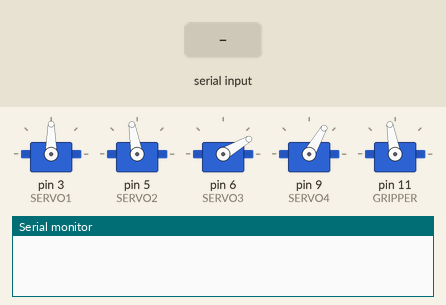
This sketch was run on a simulated Arduino Uno, built with avr-gcc and run on an emulated ATmega328P. Shown: 5 × servo, the last lines printed to the serial monitor. Inputs (shaded band) come from the test bench.

Above: at 1.2 s.
1.3 s: "1" received over Serial
At 1.8 s:
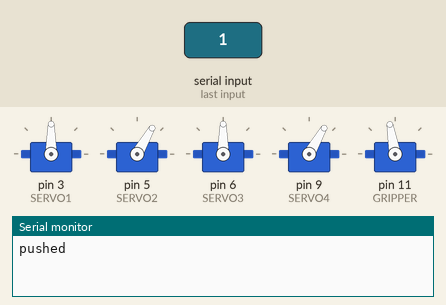
2.8 s: "0" received over Serial
At 5.0 s:
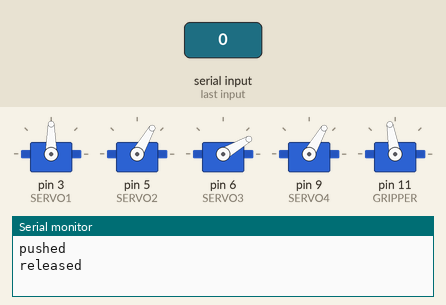
5.3 s: "2" received over Serial
At 6.1 s:
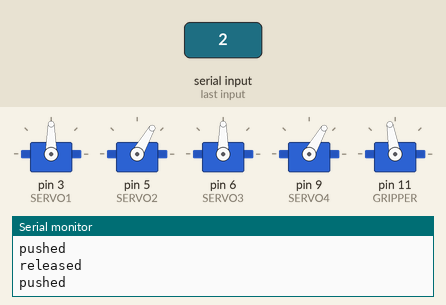
Timing chart, 0 to 8.3 s (numbered marks = the images above; inputs shaded):
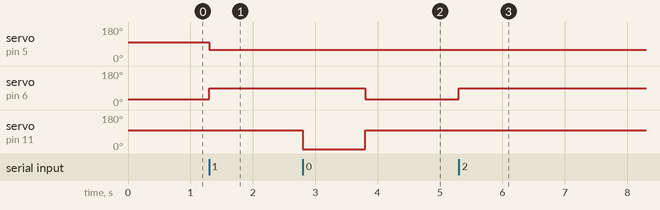

The sketch:

arduino_kangali_code.ino
```cpp
#include <Servo.h>

#define SERVO1 3
#define SERVO2 5
#define SERVO3 6
#define SERVO4 9
#define GRIPPER 11

Servo servo1;
Servo servo2;
Servo servo3;
Servo servo4;
Servo gripper;

const int loose = 100;
const int pull = 0;

bool flag = true;


void push(){
  //servo1.write(90);
  servo2.write(60);
  servo3.write(90);
  //servo4.write(60);
  gripper.write(loose);
  Serial.println("pushed");
}


void zero(){
  servo1.write(90);
  servo2.write(100);
  servo3.write(30);
  servo4.write(60);
  gripper.write(loose);
}

void release(){
  gripper.write(pull);
  delay(1000);
  //servo1.write(30);
  //servo2.write(100);
  servo3.write(30);
  //servo4.write(100);
  gripper.write(loose);
  Serial.println("released");
}

void setup(){
  Serial.begin(9600);
  pinMode(SERVO1, OUTPUT);
  pinMode(SERVO2, OUTPUT);
  pinMode(SERVO3, OUTPUT);
  pinMode(SERVO4, OUTPUT);
  pinMode(GRIPPER, OUTPUT);


  servo1.attach(SERVO1);
  servo2.attach(SERVO2);
  servo3.attach(SERVO3);
  servo4.attach(SERVO4);
  gripper.attach(GRIPPER);

  zero();
}


void loop(){
  if(Serial.available()>0){

    /////////////////////////////// do what you gotta do each time there's an input in the serial monitor ////////////////////////////////////
    if(flag){
      push();  // execute the desired trajectory
    }
    else{
      release();  // execute the desired trajectory
    }
    ///////////////////////////////////////////////////////////////////////////////////////////////////////////////////////////////////////////

    // clear buffer
    flag = !flag;
    while(Serial.available()>0){
      String garbage = Serial.readString();
    }
  }
}
```

Measured:
- after the input at 1.3 s, servo on pin 5 (SERVO2): 100° → 60° at once; servo on pin 6 (SERVO3): 30° → 90° at once
- after the input at 2.8 s, servo on pin 6 (SERVO3): 90° → 30° after 1.0 s; servo on pin 11 (GRIPPER): 100° → 0° at once, → 100° 1.0 s later
- after the input at 5.3 s, servo on pin 6 (SERVO3): 30° → 90° at once
